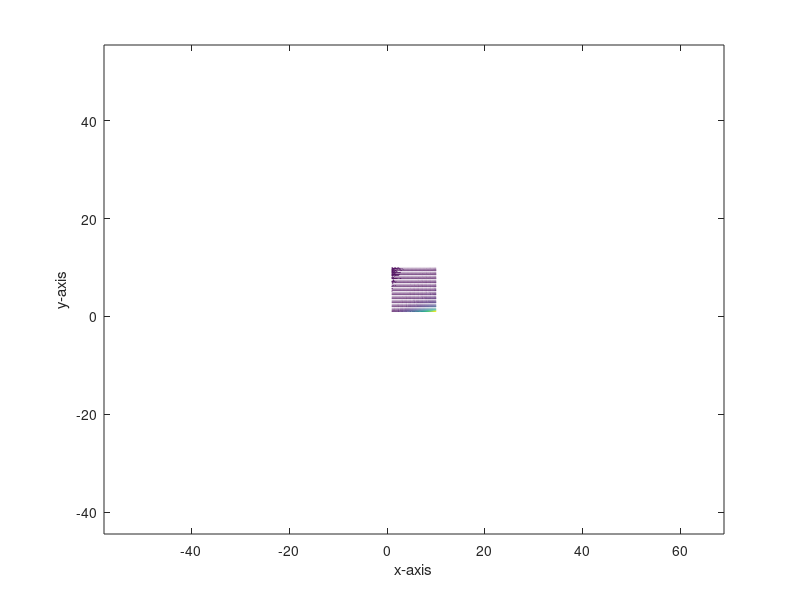

This figure's MATLAB source:
uv = linspace(1,10);
vv = linspace(1,10);
[u,v] = meshgrid(uv,vv);
x = u;
y = v;
z = (u.^2)./(v.^2);


hold on;
mesh(x,y,z);
#mesh(xtang,ytang,ztang);
axis equal
box on
xlabel('x-axis')
ylabel('y-axis')
zlabel('z-axis')